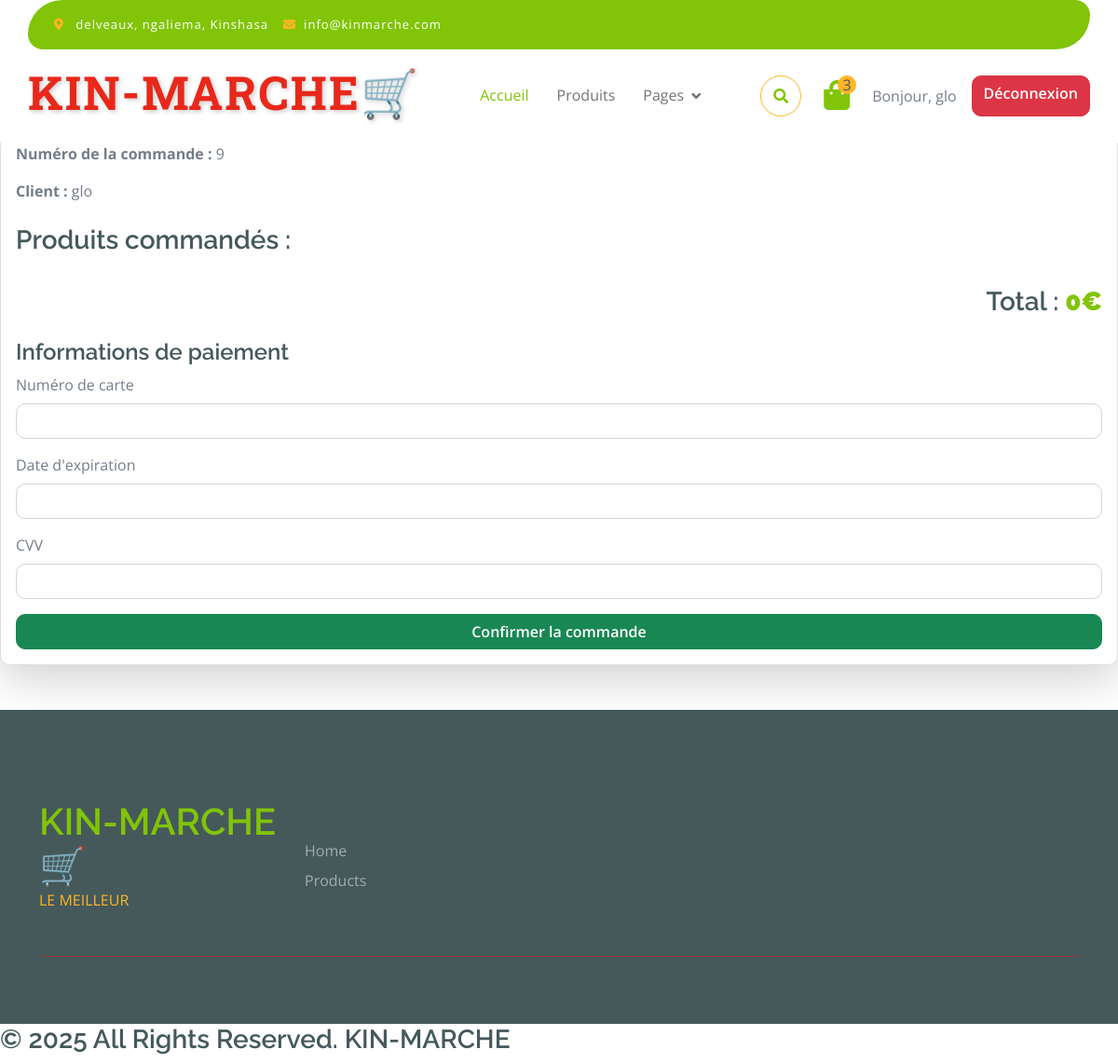
Screenshot of /panier/confirmation_commande/9/ (signed in) with the database file from the repository.
### Users/models.py (models this page shows, shortened)
class Utilisateur(AbstractUser):
    telephone = models.CharField(max_length=15, blank=True, null=True)
    adresse = models.CharField(max_length=255, blank=True, null=True)

### Orders/models.py (models this page shows, shortened)
class Commande(models.Model):
    STATUT_CHOICES = [
        ('en attente', 'En attente de paiement'),
        ('confirmée', 'Confirmée'),
        ('préparée', 'Préparée'),
        ('en livraison', 'En livraison'),
        ('livrée', 'Livrée'),
        ('annulée', 'Annulée'),
    ]
    client = models.ForeignKey(settings.AUTH_USER_MODEL, on_delete=models.CASCADE)
    produits = models.ManyToManyField(Produit, through="CommandeProduit")
    date_commande = models.DateTimeField(auto_now_add=True)
    statut = models.CharField(max_length=20, choices=STATUT_CHOICES, default='en attente')
    total = models.DecimalField(max_digits=10, decimal_places=2, default=0.00)
    livreur = models.ForeignKey(settings.AUTH_USER_MODEL, on_delete=models.SET_NULL, null=True, blank=True, related_name="livraisons")

### panier/views.py (the view)
# urls.py: path('confirmation_commande/<int:commande_id>/', confirmation_commande, name='confirmation_commande'),
@login_required(login_url=reverse_lazy("connexion"))
def confirmation_commande(request, commande_id):
    commande = get_object_or_404(Commande, id=commande_id)
    if commande.client != request.user:
        messages.error(request, "Vous n'avez pas accès à cette commande.")
        return redirect("afficher_panier")
    total_commande = sum(item.produit.prix * item.quantite for item in commande.commandeproduit_set.all())
    return render(request, "panier/C.html", {
        "commande": commande,
        "total_commande": total_commande
    })

### panier/context_processors.py (called while the page is built)
def panier_context(request):
    if request.user.is_authenticated:
        panier = Panier.objects.filter(user=request.user).first()
        panier_count = sum(item.quantite for item in panier.items.all()) if panier else 0
    else:
        panier_count = 0  # Si l'utilisateur n'est pas connecté, le panier est vide
    return {"panier_count": panier_count}

### panier/templates/panier/C.html (shortened to what this page needs)
{% extends 'base.html' %}
{% block content %}
  <div class="checkout-container">
    <h1 class="text-center">Détails de la commande</h1>
    {% if user.is_authenticated %}
      <div class="checkout-details card shadow-lg">
        <div class="card-body">
          <p><strong>Numéro de la commande : </strong> {{ commande.id }}</p>
          <p><strong>Client : </strong> {{ commande.client.username }}</p>
          <h3 class="mt-4">Produits commandés :</h3>
          <h3 class="mt-4 text-end">Total : <strong class="text-primary">{{ total_commande }}€</strong></h3>
          <h4 class="mt-4">Informations de paiement</h4>
          <form method="POST" action="{% url 'checkout' %}">
            <div class="mb-3">
              <label for="cardNumber" class="form-label">Numéro de carte</label>
              <input type="text" class="form-control" id="cardNumber" name="cardNumber" required>
            </div>
            <div class="mb-3">
              <label for="expiryDate" class="form-label">Date d'expiration</label>
              <input type="text" class="form-control" id="expiryDate" name="expiryDate" required>
            </div>
            <div class="mb-3">
              <label for="cvv" class="form-label">CVV</label>
              <input type="text" class="form-control" id="cvv" name="cvv" required>
            </div>
            <button type="submit" class="btn btn-success w-100">Confirmer la commande</button>
          </form>
        </div>
      </div>
    {% else %}
      <div class="alert alert-warning text-center">
        <p>Vous devez être connecté pour procéder au paiement.</p>
        <a href="{% url 'login' %}" class="btn btn-warning">Se connecter</a>
      </div>
    {% endif %}
  </div>
{% endblock %}

### templates/base.html (shortened to what this page needs)
{% load static %}
<!DOCTYPE html>
<html lang="en">
<head>
    <link rel="stylesheet" href="https://use.fontawesome.com/releases/v5.15.4/css/all.css" />
    <link href="https://cdn.jsdelivr.net/npm/bootstrap-icons@1.4.1/font/bootstrap-icons.css" rel="stylesheet">
    <link href="{% static 'lib/lightbox/css/lightbox.min.css' %}" rel="stylesheet">
    <link href="{% static 'lib/owlcarousel/assets/owl.carousel.min.css' %}" rel="stylesheet">
    <link href="{% static 'css/bootstrap.min.css' %}" rel="stylesheet">
    <link href="{% static 'css/style.css' %}" rel="stylesheet">
</head>
<body>
    <div class="container-fluid fixed-top">
        <div class="container topbar bg-primary d-none d-lg-block">
            <div class="d-flex justify-content-between">
                <div class="top-info ps-2">
                    <small class="me-3"><i class="fas fa-map-marker-alt me-2 text-secondary"></i> <a href="#" class="text-white">delveaux, ngaliema, Kinshasa</a></small>
                    <small class="me-3"><i class="fas fa-envelope me-2 text-secondary"></i><a href="#" class="text-white">info@kinmarche.com</a></small>
                </div>
                <div class="top-link pe-2">
                    <a href="#" class="text-white"><small class="text-white mx-2"></small></a>
                    <a href="#" class="text-white"><small class="text-white mx-2"></small></a>
                    <a href="#" class="text-white"><small class="text-white ms-2"></small></a>
                </div>
            </div>
        </div>
        <div class="container px-0">
            <nav class="navbar navbar-light bg-white navbar-expand-xl">
                <a href="{% url 'Home.index' %}" class="navbar-brand"> <h1 class="kim-marche">KIN-MARCHE🛒</h1>
                </h1></a>
                <div class="collapse navbar-collapse bg-white" id="navbarCollapse">
                    <div class="navbar-nav mx-auto">
                        <a href="{% url 'Home.index' %}" class="nav-item nav-link active">Accueil</a>
                        <a href="{% url 'product.list' %}" class="nav-item nav-link">Produits</a>
                        <div class="nav-item dropdown">
                            <a href="#" class="nav-link dropdown-toggle" data-bs-toggle="dropdown">Pages</a>
                        </div>
                    </div>
                    <div class="d-flex m-3 me-0">
                        <button class="btn-search btn border border-secondary btn-md-square rounded-circle bg-white me-4" data-bs-toggle="modal" data-bs-target="#searchModal"><i class="fas fa-search text-primary"></i></button>
                        <a href="{% url 'afficher_panier' %}" class="position-relative me-4 my-auto">
                            <i class="fa fa-shopping-bag fa-2x"></i>
                            <span class="position-absolute bg-secondary rounded-circle d-flex align-items-center justify-content-center text-dark px-1" style="top: -5px; left: 15px; height: 20px; min-width: 20px;">3</span>
                        </a>
                        {% if user.is_authenticated %}
                            <span class="my-auto">Bonjour, {{ user.username }}</span>
                        {% else %}
                            <a href="{% url 'connexion' %}" class="btn btn-primary ms-3">Connexion</a>
                            <a href="{% url 'inscription' %}" class="btn btn-secondary ms-3">Inscription</a>
                        {% endif %}
                        <a href="{% url 'deconnexion' %}" class="btn btn-danger ms-3">Déconnexion</a>
                    </div>
                </div>
            </nav>
        </div>
    </div>
    {% block content %}{% endblock %}
</body>
<div class="container-fluid bg-dark text-white-50 footer pt-5 mt-5">
    <div class="container py-5">
        <div class="pb-4 mb-4" style="border-bottom: 1px solid rgba(226, 24, 24, 0.5) ;">
            <div class="row g-4">
                <div class="col-lg-3">
                    <a href="#">
                        <h1 class="text-primary mb-0">KIN-MARCHE🛒</h1>
                        <p class="text-secondary mb-4">LE MEILLEUR</p>
                    </a>
                </div>
                <div class="col-lg-3 col-md-6">
                    <h6 class="text-uppercase mb-4">Menu</h6>
                    <div class="d-flex flex-column">
                        <a href="{% url 'Home.index' %}" class="text-white-50 mb-2">Home</a>
                        <a href="{% url 'product.list' %}" class="text-white-50 mb-2">Products</a>
                    </div>
                </div>
            </div>
        </div>
    </div>
</div><div>
    <h3>© 2025 All Rights Reserved. KIN-MARCHE</h3>
</div>
</html>

### static/css/style.css (style rules this page uses)
.btn { font-weight: 600; transition: .5s; }
.btn-md-square { width: 44px; height: 44px; }
.btn-square, .btn-sm-square, .btn-md-square, .btn-lg-square { padding: 0; display: flex; align-items: center; justify-content: center; font-weight: normal; }
.btn.border-secondary { transition: 0.5s; }
.fixed-top { transition: 0.5s; background: var(--bs-white); border: 0; }
.topbar { padding: 20px; border-radius: 230px 100px; }
.topbar .top-info { font-size: 15px; line-height: 0; letter-spacing: 1px; display: flex; align-items: center; }
.topbar .top-link { font-size: 15px; line-height: 0; letter-spacing: 1px; display: flex; align-items: center; }
.topbar .top-link a { letter-spacing: 1px; }
.navbar .navbar-nav .nav-link { padding: 10px 15px; font-size: 16px; transition: .5s; }
.navbar { height: 100px; border-bottom: 1px solid rgba(255, 255, 255, .1); }
.navbar .navbar-nav .nav-link:hover, .navbar .navbar-nav .nav-link.active, .fixed-top.bg-white .navbar .navbar-nav .nav-link:hover, .fixed-top.bg-white .navbar .navbar-nav .nav-link.active { color: var(--bs-primary); }
.navbar .dropdown-toggle::after { border: none; content: "\f107"; font-family: "Font Awesome 5 Free"; font-weight: 700; vertical-align: middle; margin-left: 8px; }

### templates/base.html (style rules this page uses)
.container-fluid.fixed-top { z-index: 9999; }
body { padding-top: 80px; }
.kim-marche { font-family: 'Roboto Slab', serif; font-size: 50px; font-weight: bold; color: #e8281a; text-transform: uppercase; letter-spacing: 2px; text-shadow: 2px 2px 5px rgba(0, 0, 0, 0.2); }

### rows the page displays
Utilisateur: username "glo"
Commande: id "9", client.username "glo"

### other values shown
{{ total_commande }} "0"
